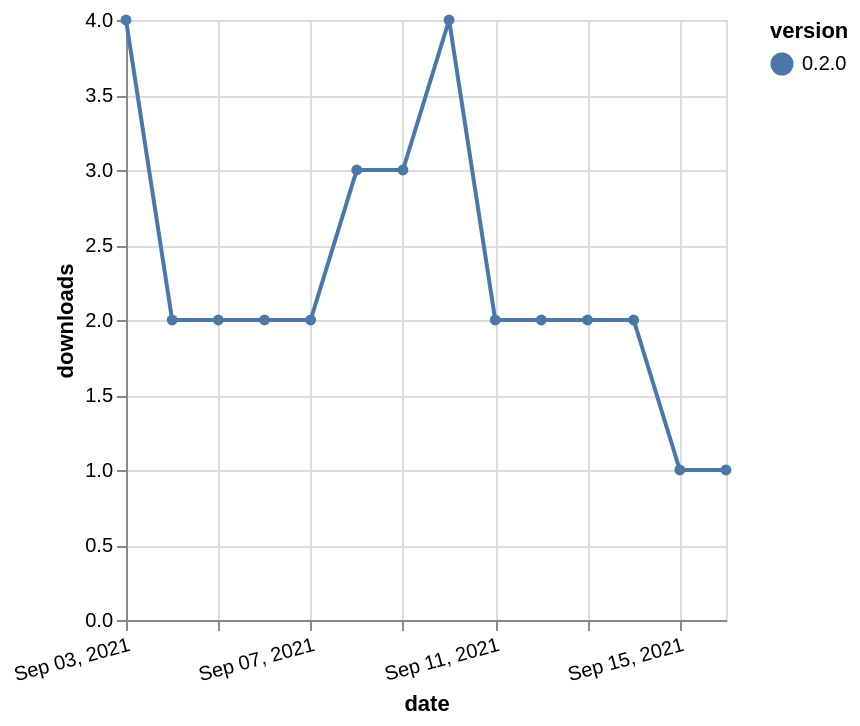

Write a Vega-Lite specification for this figure.
### Vega-Lite specification from a JSON file in a GitHub repository (floating-point values rounded to 4 significant figures)
{"$schema": "https://vega.github.io/schema/vega-lite/v5.json", "description": "A simple bar chart with embedded data.", "data": {"values": [{"date": "2021-09-03", "total": 44, "delta": 4, "version": "0.2.0"}, {"date": "2021-09-04", "total": 46, "delta": 2, "version": "0.2.0"}, {"date": "2021-09-05", "total": 48, "delta": 2, "version": "0.2.0"}, {"date": "2021-09-06", "total": 50, "delta": 2, "version": "0.2.0"}, {"date": "2021-09-07", "total": 52, "delta": 2, "version": "0.2.0"}, {"date": "2021-09-08", "total": 55, "delta": 3, "version": "0.2.0"}, {"date": "2021-09-09", "total": 58, "delta": 3, "version": "0.2.0"}, {"date": "2021-09-10", "total": 62, "delta": 4, "version": "0.2.0"}, {"date": "2021-09-11", "total": 64, "delta": 2, "version": "0.2.0"}, {"date": "2021-09-12", "total": 66, "delta": 2, "version": "0.2.0"}, {"date": "2021-09-13", "total": 68, "delta": 2, "version": "0.2.0"}, {"date": "2021-09-14", "total": 70, "delta": 2, "version": "0.2.0"}, {"date": "2021-09-15", "total": 71, "delta": 1, "version": "0.2.0"}, {"date": "2021-09-16", "total": 72, "delta": 1, "version": "0.2.0"}]}, "width": "container", "mark": {"type": "line", "point": {"filled": true}}, "encoding": {"x": {"field": "date", "type": "temporal", "timeUnit": "yearmonthdate", "title": "date", "axis": {"labelAngle": -15}}, "y": {"field": "delta", "type": "quantitative", "title": "downloads"}, "color": {"field": "version", "type": "nominal"}, "tooltip": {"field": "delta"}}}
